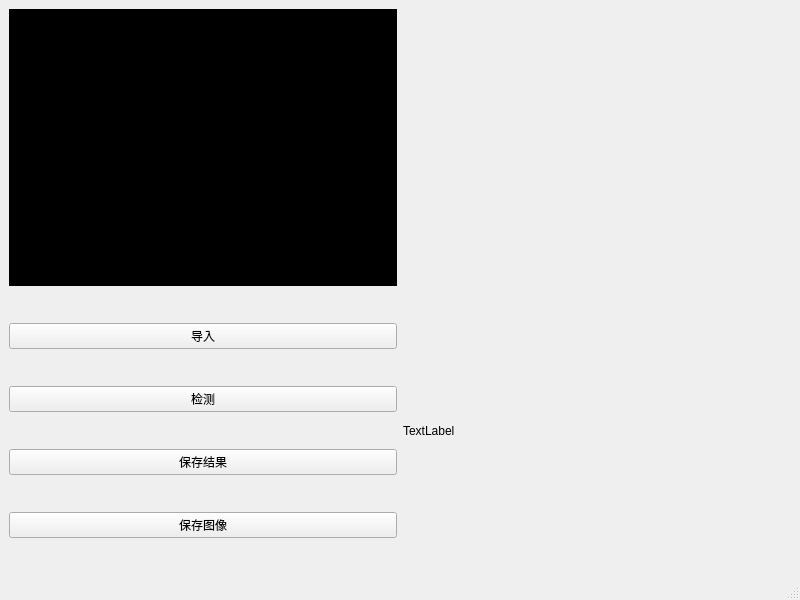
<?xml version="1.0" encoding="UTF-8"?>
<ui version="4.0">
 <class>MainWindow</class>
 <widget class="QMainWindow" name="MainWindow">
  <property name="geometry">
   <rect>
    <x>0</x>
    <y>0</y>
    <width>800</width>
    <height>600</height>
   </rect>
  </property>
  <property name="windowTitle">
   <string>MainWindow</string>
  </property>
  <widget class="QWidget" name="centralwidget">
   <layout class="QGridLayout" name="gridLayout">
    <item row="0" column="0">
     <layout class="QHBoxLayout" name="horizontalLayout">
      <item>
       <widget class="QLabel" name="label_video">
        <property name="styleSheet">
         <string notr="true">background-color: rgb(0, 0, 0);</string>
        </property>
        <property name="text">
         <string/>
        </property>
       </widget>
      </item>
      <item>
       <widget class="QLabel" name="label_out">
        <property name="text">
         <string/>
        </property>
       </widget>
      </item>
     </layout>
    </item>
    <item row="1" column="0">
     <layout class="QHBoxLayout" name="horizontalLayout_2">
      <item>
       <layout class="QGridLayout" name="gridLayout_3">
        <item row="1" column="0">
         <widget class="QPushButton" name="detectButton">
          <property name="text">
           <string>检测</string>
          </property>
         </widget>
        </item>
        <item row="2" column="0">
         <widget class="QPushButton" name="pushButton_3">
          <property name="text">
           <string>保存结果</string>
          </property>
         </widget>
        </item>
        <item row="0" column="0">
         <widget class="QPushButton" name="openButton">
          <property name="text">
           <string>导入</string>
          </property>
         </widget>
        </item>
        <item row="3" column="0">
         <widget class="QPushButton" name="pushButton_4">
          <property name="text">
           <string>保存图像</string>
          </property>
         </widget>
        </item>
       </layout>
      </item>
      <item>
       <layout class="QGridLayout" name="gridLayout_2">
        <item row="0" column="0">
         <widget class="QLabel" name="label_result">
          <property name="text">
           <string>TextLabel</string>
          </property>
         </widget>
        </item>
       </layout>
      </item>
     </layout>
    </item>
   </layout>
  </widget>
  <widget class="QMenuBar" name="menubar">
   <property name="geometry">
    <rect>
     <x>0</x>
     <y>0</y>
     <width>800</width>
     <height>24</height>
    </rect>
   </property>
  </widget>
  <widget class="QStatusBar" name="statusbar"/>
 </widget>
 <resources/>
 <connections/>
</ui>
